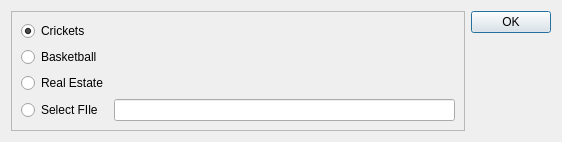
<?xml version="1.0" encoding="UTF-8"?>
<ui version="4.0">
 <class>DialogFileSelector</class>
 <widget class="QDialog" name="DialogFileSelector">
  <property name="geometry">
   <rect>
    <x>0</x>
    <y>0</y>
    <width>562</width>
    <height>132</height>
   </rect>
  </property>
  <property name="windowTitle">
   <string>Dialog</string>
  </property>
  <layout class="QHBoxLayout" name="horizontalLayout">
   <item>
    <widget class="QFrame" name="frame">
     <property name="frameShape">
      <enum>QFrame::StyledPanel</enum>
     </property>
     <property name="frameShadow">
      <enum>QFrame::Raised</enum>
     </property>
     <layout class="QGridLayout" name="gridLayout">
      <item row="0" column="0">
       <widget class="QRadioButton" name="radioButton_crickets">
        <property name="text">
         <string>Crickets</string>
        </property>
        <property name="checked">
         <bool>true</bool>
        </property>
       </widget>
      </item>
      <item row="1" column="0">
       <widget class="QRadioButton" name="radioButton_basketball">
        <property name="text">
         <string>Basketball</string>
        </property>
       </widget>
      </item>
      <item row="3" column="1">
       <widget class="QLineEdit" name="lineEdit_filename"/>
      </item>
      <item row="3" column="0">
       <widget class="QRadioButton" name="radioButton_custom">
        <property name="text">
         <string>Select FIle</string>
        </property>
       </widget>
      </item>
      <item row="2" column="0">
       <widget class="QRadioButton" name="radioButton_realestate">
        <property name="text">
         <string>Real Estate</string>
        </property>
       </widget>
      </item>
     </layout>
    </widget>
   </item>
   <item>
    <widget class="QDialogButtonBox" name="buttonBox">
     <property name="orientation">
      <enum>Qt::Vertical</enum>
     </property>
     <property name="standardButtons">
      <set>QDialogButtonBox::Ok</set>
     </property>
    </widget>
   </item>
  </layout>
 </widget>
 <resources/>
 <connections>
  <connection>
   <sender>buttonBox</sender>
   <signal>accepted()</signal>
   <receiver>DialogFileSelector</receiver>
   <slot>accept()</slot>
   <hints>
    <hint type="sourcelabel">
     <x>248</x>
     <y>254</y>
    </hint>
    <hint type="destinationlabel">
     <x>157</x>
     <y>274</y>
    </hint>
   </hints>
  </connection>
  <connection>
   <sender>buttonBox</sender>
   <signal>rejected()</signal>
   <receiver>DialogFileSelector</receiver>
   <slot>reject()</slot>
   <hints>
    <hint type="sourcelabel">
     <x>316</x>
     <y>260</y>
    </hint>
    <hint type="destinationlabel">
     <x>286</x>
     <y>274</y>
    </hint>
   </hints>
  </connection>
 </connections>
</ui>
